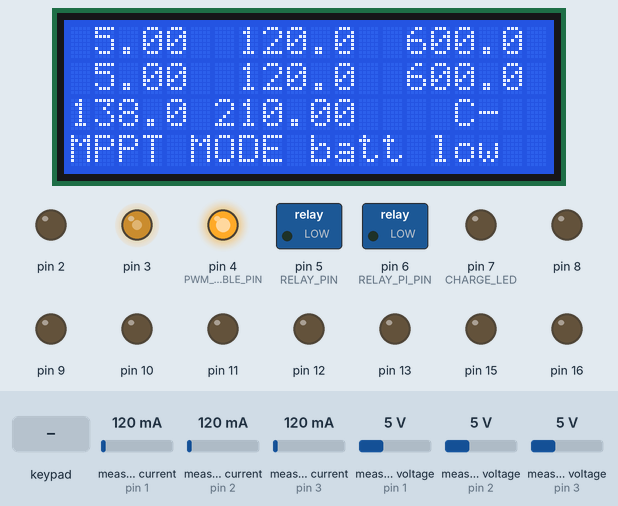
Recording of a sketch running on a simulated Arduino Uno, built with avr-gcc and run on an emulated ATmega328P. Shown: 20×4 character LCD, switched loads named in the sketch (green lamp = pin HIGH), output pins drawn as LEDs (lit = HIGH). Dashed ring = blinking. The test bench sets the inputs (shaded band); at power-on: measured voltage (sensors on pin 2, pin 1, pin 3) 5 V, measured current (sensors on pin 1, pin 2, pin 3) 120 mA. What the sketch prints to the serial monitor is not drawn.

Above: at 1.2 s.
1.3 s: measured voltage (sensor on pin 2) set to 7.4 V
At 3.2 s:
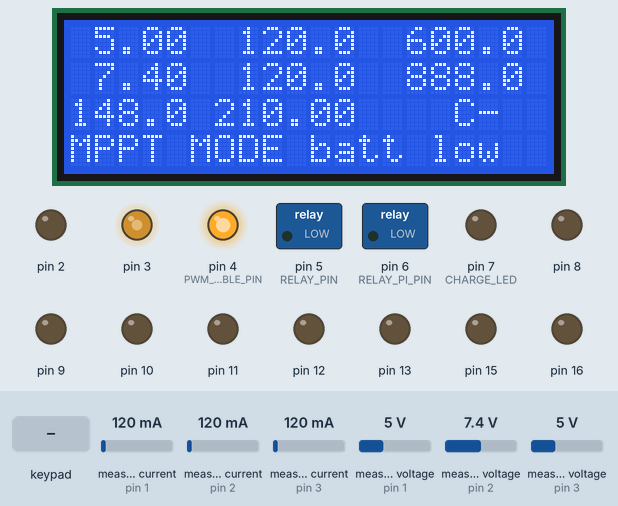
3.7 s: measured voltage (sensor on pin 2) set to 7.8 V
At 5.3 s:
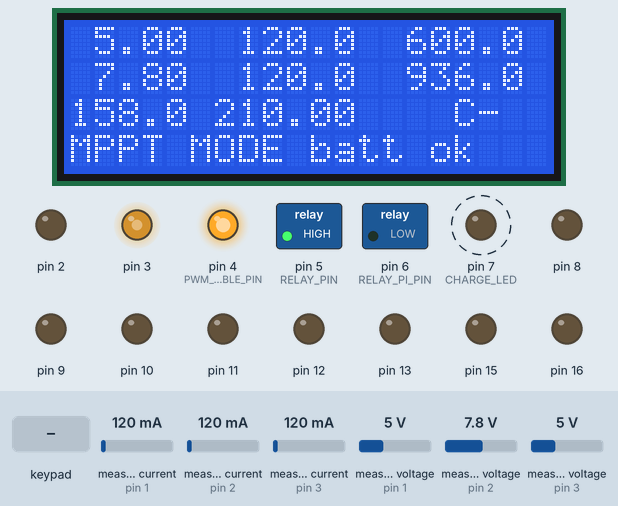
8.4 s: key 'S' pressed
At 12.2 s:
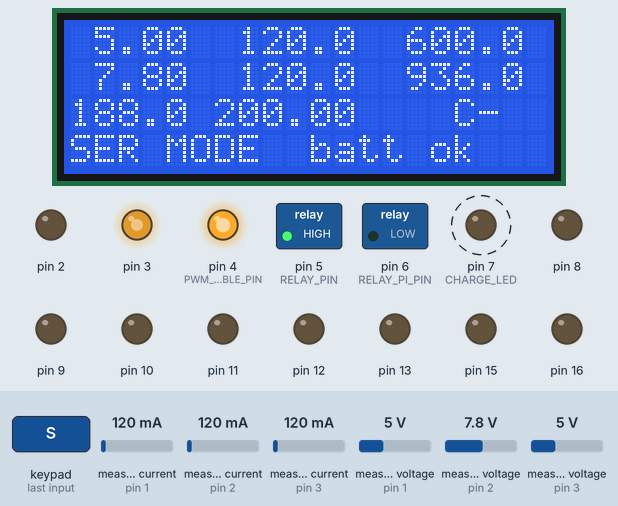
14.0 s: key 'D' pressed
At 16.0 s:
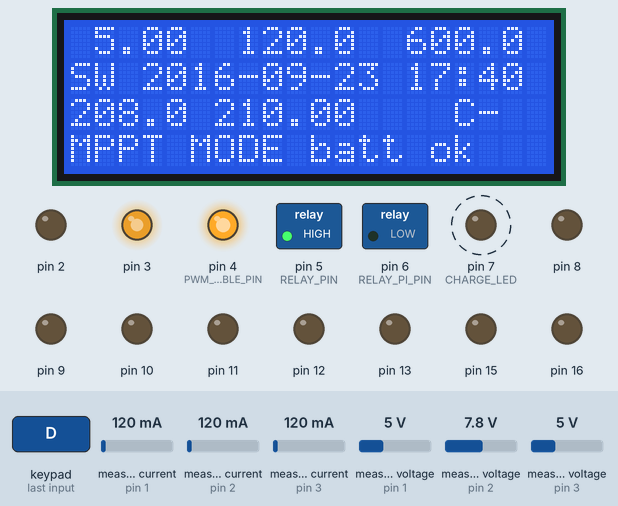
18.2 s: measured voltage (sensor on pin 2) set to 0.3 V
At 19.9 s:
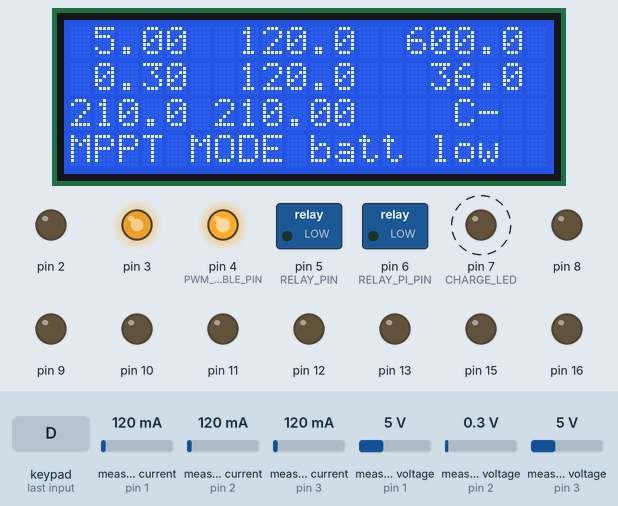
24.3 s: key 'S' pressed
At 25.9 s:
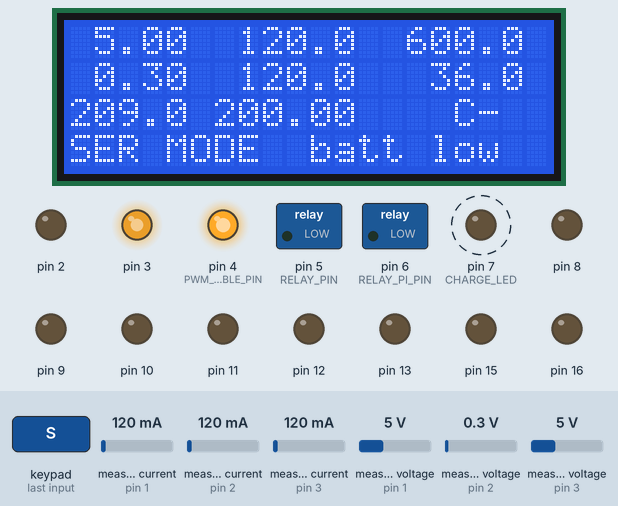
Timing chart, 0 to 29.6 s (numbered marks = the images above; inputs shaded):
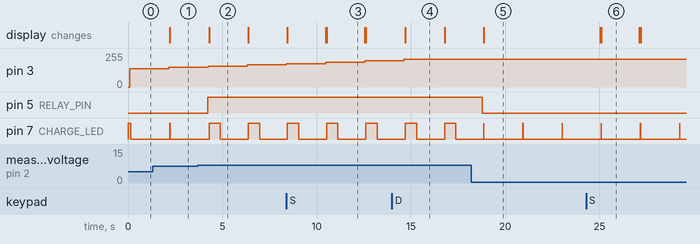

The sketch:

MPPT_ProMini.ino
```cpp
#include <PWM.h>
#include <SDL_Arduino_INA3221.h>
#include <Wire.h>
#include <Adafruit_RGBLCDShield.h>
#include <utility/Adafruit_MCP23017.h>
#include <Adafruit_SleepyDog.h>
#include <ArduinoJson.h>

Adafruit_RGBLCDShield lcd = Adafruit_RGBLCDShield();

// Options
#define BLINK 0
#define SERIAL 1
#define LCD 1
#define SLEEPMODE 0
#define BUTTON_PWM_MPPT BUTTON_SELECT       // DIP switch 1: 0=MPPT 1=depends on DIP switch 2
#define BUTTON_PWM_POT_SERIAL BUTTON_RIGHT  // DIP switch 2: 1=POT 0=SERIAL
#define BUTTON_SW_VERSION BUTTON_DOWN  // DIP switch 3
#define BUTTON_UNUSED BUTTON_UP  // DIP switch 4
#define MAXPWM 210
#define MAXVOLTAGE 8.4
#define PI_ON_VOLTAGE 7.8
#define PI_OFF_VOLTAGE 7.6
#define SHUTDOWNVOLTAGE 7.5
#define SWVERSION "SW 2016-09-23 17:40"

// Wiring:
#define PWM_OUT 3            // PWM signal pin
#define PWM_ENABLE_PIN 4    // pin used to control shutoff function of the IR2104 MOSFET driver
#define RELAY_PIN (5)
#define RELAY_PI_PIN (6)
#define CHARGE_LED (7)
#define ARDUINO_LED 13;      // pin for the built-in LED


// These #defines make it easy to set the backlight color
#define WHITE 0x7

int potentiometerPin = A0;    // select the input pin for the potentiometer
int sensorValue = 0;  // variable to store the value coming from the sensor
int incomingByte = 200;   // for incoming serial data

int32_t frequency = 80000; //frequency (in Hz)
byte pulseWidth = 0;
byte requestedPulseWidth = 130;
byte targetPulseWidth;
float pwhist[3] = {1000., 1000., 1000.};
static char line[4][21] = {"                    ", "                    ", "                    ", "                    "};

boolean LED_ON_OFF = true;
boolean MODE_MPPT, MODE_POT, MODE_SER;

SDL_Arduino_INA3221 ina3221;

// the three channels of the INA3221
#define CHANNEL_SOLAR 2 // solar panel on INA channel 3, array position 2
#define CHANNEL_BATTERY 1 // lipo battery on INA channel 2, array position 1


int count = 0;

void setup()
{

  // set all digital pins to output, even if unused, not float= save power
  for (int i = 0; i < 20; i++)
    pinMode(i, OUTPUT);
  // except for potentiometer reading
  pinMode(potentiometerPin, INPUT);


  Serial.begin(9600);
  //Serial.begin(112500);
  Serial.setTimeout(500);  // only need to be set once
  Serial.println("no  Volt     mA   mW     Volt     mA   mW   eff    PWM   target");

  // voltage and current sensor
  ina3221.begin();

  // MPPT LED
  digitalWrite(CHARGE_LED, HIGH);

  // enable MOSFET driver chip
  digitalWrite(PWM_ENABLE_PIN, HIGH);

  // PWM
  pulseWidth = 128;
  InitTimersSafe();
  bool success = SetPinFrequencySafe(PWM_OUT, frequency);


  // LCD
  lcd.begin(20, 4);
  lcd.setCursor(0, 0);            // set the LCD cursor   position
  lcd.print("MPPT");  // print a simple message on the LCD
  //lcd.setBacklight(WHITE);
  lcd.setBacklight(0);

}


void loop()
{
  float sv[3], bv[3], cmA[3], lv[3], pw[3];
  float powerConsumption;
  int ontime, offtime;
  StaticJsonBuffer<200> jsonBuffer;

  count++;

  for (int i = 0; i < 3; i++) {
    bv[i] = ina3221.getBusVoltage_V(i + 1);
    sv[i] = ina3221.getShuntVoltage_mV(i + 1);
    cmA[i] = ina3221.getCurrent_mA(i + 1);
    lv[i] = bv[i] + (sv[i] / 1000);
    pw[i] = bv[i] * cmA[i];
  }

  // Is battery voltage high enough to power Arduino?
  if (bv[CHANNEL_BATTERY] > SHUTDOWNVOLTAGE) {
    lcd.setCursor(10, 3);
    lcd.print("batt ok ");
    digitalWrite(RELAY_PIN, HIGH);
  } else {
    lcd.setCursor(10, 3);
    lcd.print("batt low");
    digitalWrite(RELAY_PIN, LOW);
  }

  // Is battery voltage high enough to power Pi?
  if (bv[CHANNEL_BATTERY] > PI_ON_VOLTAGE) {
    digitalWrite(RELAY_PI_PIN, HIGH);
  }
  if (bv[CHANNEL_BATTERY] < PI_OFF_VOLTAGE) {
    digitalWrite(RELAY_PI_PIN, LOW);
  }

  // check if pi is running
  pwhist[0] = pwhist[1];
  pwhist[1] = pwhist[2];
  pwhist[2] = pw[CHANNEL_SOLAR] + pw[CHANNEL_BATTERY];
  //Serial.print(pwhist[0]);
  //Serial.print(" ");
  //Serial.print(pwhist[1]);
  //Serial.print(" ");
  //Serial.print(pwhist[2]);
  //Serial.print(" ");

  // if 3 consecutive measurements below 900mW
  if (bv[CHANNEL_BATTERY] > PI_ON_VOLTAGE && pwhist[0] < 900.0 && pwhist[1] < 900.0 && pwhist[2] < 900.0 )
  {
    powerCyclePi();
    //lcd.setCursor(2, 17);
    //lcd.print("C+");
    line[2][16] = 'C';
    line[2][17] = '+';
  }
  else
  {
    //lcd.setCursor(2, 17);
    //lcd.print("C-");
    line[2][16] = 'C';
    line[2][17] = '-';
  }

  //Evaluate DIP switches
  uint8_t buttons = lcd.readButtons();
  MODE_MPPT = false;
  MODE_POT = false;
  MODE_SER = false;
  if (!(buttons & BUTTON_PWM_MPPT)) // means MPPT yes
  {
    //Serial.println("MPPT");
    MODE_MPPT = true;
  }
  else {
    if (buttons & BUTTON_PWM_POT_SERIAL)
    {
      MODE_POT = true;
    }
    else {
      MODE_SER = true;
    }
  }

  // Is sun shining?
  if (SLEEPMODE && bv[CHANNEL_SOLAR] < 9.5) {
    // No: go to sleep at night
    lcd.setCursor(0, 3);
    lcd.print("SLEEP ON ");

    int sleepMS = Watchdog.sleep();

    // first command after wakeup
    lcd.setCursor(0, 3);
    lcd.print("SLEEP OFF");


  }
  else {
    // Yes: charge battery
    //Serial.println("alive");


    if (MODE_MPPT)
    {
      lcd.setCursor(0, 3);
      lcd.print("MPPT MODE");

      requestedPulseWidth = MAXPWM;
    }

    if (MODE_POT)
    {
      // Set PWM duty cycle
      lcd.setCursor(0, 3);
      lcd.print("POT MODE ");
      // read potentiometer value
      sensorValue = analogRead(potentiometerPin);
      //Serial.println(sensorValue);
      requestedPulseWidth = sensorValue / 4;
    }

    if (MODE_SER)
    {
      char json[50];
      String str;
      lcd.setCursor(0, 3);
      lcd.print("SER MODE ");
      // send data only when you receive data:
      while (Serial.available() > 0) {
        // read the incoming byte:
        //incomingByte = Serial.read();
        // say what you got:
        //Serial.print("I received: ");
        //Serial.println(incomingByte);


        str = Serial.readStringUntil('\n');
        Serial.println(str);
      }
      str.toCharArray(json, 50);
      JsonObject& root = jsonBuffer.parseObject(json);


      if (!root.success()) {
        //Serial.println("parseObject() failed");
      }
      else
      {
        //{"PWM":213}
        int pwmint = root["PWM"];
        Serial.println(pwmint);
        incomingByte = (byte)pwmint;
      }


      requestedPulseWidth = incomingByte;
    }

    //Serial.println(requestedPulseWidth);
    if ( requestedPulseWidth > 244)
      requestedPulseWidth = 244;

    // calculate target PWM
    if (bv[CHANNEL_BATTERY] < MAXVOLTAGE)
      targetPulseWidth = requestedPulseWidth;
    if (bv[CHANNEL_BATTERY] >= MAXVOLTAGE)
      targetPulseWidth = 0;
    //Serial.print("computed targetPulseWidth: ");
    //Serial.println(targetPulseWidth);
  }


  // Change PWM if required
  if (pulseWidth < targetPulseWidth ) {
    if (abs(pulseWidth - targetPulseWidth) > 10)
      pulseWidth += 10;
    else
      pulseWidth++;
    pwmWrite(PWM_OUT, pulseWidth);
  }
  if (pulseWidth > targetPulseWidth ) {
    if (abs(pulseWidth - targetPulseWidth) > 10)
      pulseWidth -= 5;
    else
      pulseWidth--;
    pwmWrite(PWM_OUT, pulseWidth);
  }


  printValues(bv, cmA, pw) ;
  //Serial.println("after printValues()");

  if (buttons & BUTTON_SW_VERSION)
  {
    lcd.setCursor(0, 1);
    lcd.print(SWVERSION);
  }


  // yellow LED and loop period
  if (bv[CHANNEL_BATTERY] <= 7.5)
    ontime = 10;
  if (bv[CHANNEL_BATTERY] > 7.5 && bv[CHANNEL_BATTERY] <= 8.35)
    ontime = 2000 * (bv[CHANNEL_BATTERY] - 7.5);
  if (bv[CHANNEL_BATTERY] > 8.35)
    ontime = 1950;
  offtime = 2000 - ontime;
  //Serial.print(ontime);
  //Serial.print(" ");
  //Serial.println(offtime);
  digitalWrite(CHARGE_LED, HIGH);
  delay(ontime);
  digitalWrite(CHARGE_LED, LOW);
  delay(offtime);

} // end loop

void powerCyclePi() {
  delay(1000);
  digitalWrite(RELAY_PI_PIN, LOW);
  delay(1000);
  digitalWrite(RELAY_PI_PIN, HIGH);
}


void printValues(  float bv[], float cmA[], float pw[]) {
  static char bvstr[10];
  static char cmAstr[10];
  static char pwstr[10];
  static char pwmstr[10];
  static char tapwmstr[10];

  float eff = pw[CHANNEL_BATTERY] / pw[CHANNEL_SOLAR];

  if (LCD || SERIAL)
  {
    int i;
    i = CHANNEL_SOLAR;
    dtostrf(bv[i], 5, 2, bvstr);
    dtostrf(cmA[i], 7, 2, cmAstr);
    dtostrf(pw[i], 7, 2, pwstr);
    memcpy(line[0], bvstr, 5);
    line[0][5] = ' ';
    memcpy(&line[0][6], cmAstr, 6);
    line[0][12] = ' ';
    memcpy(&line[0][13], pwstr, 6);

    i = CHANNEL_BATTERY;
    dtostrf(bv[i], 5, 2, bvstr);
    dtostrf(cmA[i], 7, 2, cmAstr);
    dtostrf(pw[i], 7, 2, pwstr);
    memcpy(line[1], bvstr, 5);
    line[1][5] = ' ';
    memcpy(&line[1][6], cmAstr, 6);
    line[1][12] = ' ';
    memcpy(&line[1][13], pwstr, 6);

    dtostrf(pulseWidth, 5, 2, pwmstr);
    dtostrf(targetPulseWidth, 5, 2, tapwmstr);
    memcpy(line[2], pwmstr, 5);
    line[2][5] = ' ';
    memcpy(&line[2][6], tapwmstr, 6);
  }


  if (LCD)
  {
    lcd.setCursor(0, 0);
    lcd.print(line[0]);  // solar panel

    lcd.setCursor(0, 1);
    lcd.print(line[1]);  // MPPT output

    lcd.setCursor(0, 2);
    lcd.print(line[2]);  // buck converter output and battery input

  }

  if (SERIAL)
    printINA(count, line[0], line[1], eff, pulseWidth, targetPulseWidth);
}

void printINA(int count, char* line1, char* line2, float eff, float pulseWidth, float targetPulseWidth)
{

  Serial.print(count);
  Serial.print(" ");
  Serial.print(line1);
  Serial.print(" ");
  Serial.print(line2);
  Serial.print(" ");
  Serial.print(eff);
  Serial.print(" ");
  Serial.print(pulseWidth);
  Serial.print(" ");
  Serial.print(targetPulseWidth);
  Serial.println();

}


void printHEX(char* cp, int num)
{
  int i;
  for (i = 0; i < num; i++)
    Serial.print(cp[i], HEX);

}


void charcpy(char* from, char* to, int num)
{
  int i;
  for (i = 0; i < num; i++)
    to[i] = from[i];

}
```

Measured:
- the behaviour switches between 7.5 and 7.6 V on measured voltage (sensor on pin 2) (found by bisection; images 1 and 2)
- after the input at 1.3 s, the display: changes after 0.93 s (image 1)
- after the input at 3.7 s, pin 5 (RELAY_PIN): LOW → HIGH after 0.54 s; the display: changes after 0.60 s (image 2)
- after the input at 8.4 s, the display: first differs from a run without the input after 2.1 s (image 3 shows a later state)
- after the input at 14.0 s, the display: changes after 0.71 s (image 4)
- after the input at 18.2 s, pin 5 (RELAY_PIN): HIGH → LOW after 0.60 s; the display: changes after 0.67 s (image 5)
- after the input at 24.3 s, pin 3: 209/255 → 207/255 after 0.75 s, → 209/255 2.1 s later; the display: first changes after 0.75 s (image 6 shows a later state)
- by itself, pin 7 (CHARGE_LED): alternates HIGH for 0.01 s and LOW for 2.1 s
